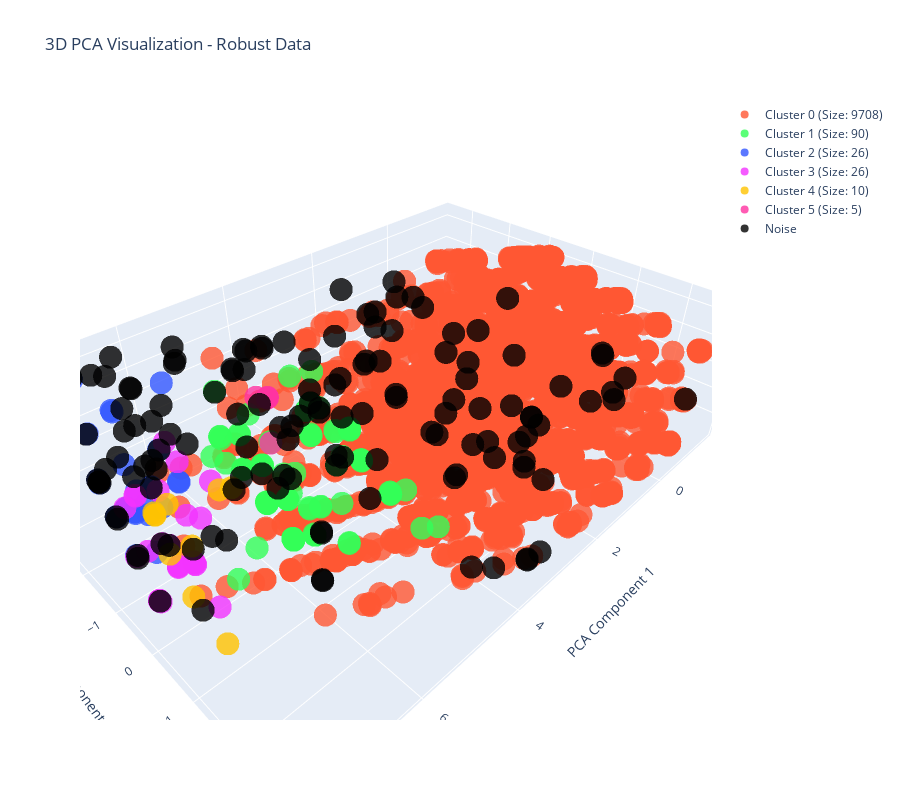

Source (notebook cell):
### Markdown cell above
### Model

### Code cell
from sklearn.decomposition import PCA
from sklearn.metrics import silhouette_score
import matplotlib.pyplot as plt
from sklearn.cluster import DBSCAN
import plotly.graph_objs as go
import numpy as np

def visualize_best_dbscan_clusters_optimized_pca(dbscan_best_data, dbscan_best_eps, dbscan_best_min_samples, dbscan_best_title):
    # Perform DBSCAN with the best parameters
    dbscan_model = DBSCAN(eps=dbscan_best_eps, min_samples=dbscan_best_min_samples)
    dbscan_labels = dbscan_model.fit_predict(dbscan_best_data)
    
    # Filter out noise points for silhouette score calculation
    dbscan_filtered_data = dbscan_best_data[dbscan_labels != -1]
    dbscan_filtered_labels = dbscan_labels[dbscan_labels != -1]

    # Calculate additional metrics
    dbscan_n_clusters = len(set(dbscan_labels)) - (1 if -1 in dbscan_labels else 0)
    dbscan_n_noise = np.sum(dbscan_labels == -1)
    dbscan_cluster_sizes = {label: np.sum(dbscan_labels == label) for label in set(dbscan_labels) if label != -1}
    if dbscan_n_clusters > 1:
        dbscan_silhouette_avg = silhouette_score(dbscan_filtered_data, dbscan_filtered_labels)
    else:
        dbscan_silhouette_avg = "Not applicable"

    # Apply PCA to retain 85% of variance
    dbscan_pca = PCA(n_components=0.85)
    dbscan_pca_data = dbscan_pca.fit_transform(dbscan_best_data)
    
    # Split PCA into 2D and 3D data for visualization
    dbscan_pca_2d_data = dbscan_pca_data[:, :2]
    dbscan_pca_3d_data = dbscan_pca_data[:, :3] if dbscan_pca_data.shape[1] >= 3 else None

    # Plot 2D visualization
    plt.figure(figsize=(10, 7))
    dbscan_unique_labels = set(dbscan_labels)
    
    # Define distinct colors for clusters
    dbscan_distinct_colors = ['#FF5733', '#33FF57', '#3357FF', '#F333FF', '#FFC300', '#FF33A1', '#33FFF0', '#A1FF33']
    for label in dbscan_unique_labels:
        if label == -1:
            # Black color for noise points
            color = "black"
            label_text = "Noise"
        else:
            color = dbscan_distinct_colors[label % len(dbscan_distinct_colors)]
            label_text = f"Cluster {label} (Size: {dbscan_cluster_sizes[label]})"
        
        plt.scatter(
            dbscan_pca_2d_data[dbscan_labels == label, 0], 
            dbscan_pca_2d_data[dbscan_labels == label, 1], 
            s=50, c=color, label=label_text, alpha=0.7
        )
    
    # Title with dataset name and best parameters
    plt.title(f"DBSCAN Clustering on {dbscan_best_title} (eps={dbscan_best_eps}, min_samples={dbscan_best_min_samples}) - PCA (85% Variance Retained)")
    plt.xlabel("PCA Component 1")
    plt.ylabel("PCA Component 2")
    plt.legend()
    plt.tight_layout()
    plt.show()

    # 3D Plot with Plotly (if available)
    if dbscan_pca_3d_data is not None:
        fig = go.Figure()

        for label in dbscan_unique_labels:
            if label == -1:
                color = "black"
                label_text = "Noise"
            else:
                color = dbscan_distinct_colors[label % len(dbscan_distinct_colors)]
                label_text = f"Cluster {label} (Size: {dbscan_cluster_sizes[label]})"
            
            fig.add_trace(go.Scatter3d(
                x=dbscan_pca_3d_data[dbscan_labels == label, 0],
                y=dbscan_pca_3d_data[dbscan_labels == label, 1],
                z=dbscan_pca_3d_data[dbscan_labels == label, 2],
                mode='markers',
                marker=dict(size=8, color=color, opacity=0.8),
                name=label_text
            ))

        fig.update_layout(
            scene=dict(
                xaxis_title="PCA Component 1",
                yaxis_title="PCA Component 2",
                zaxis_title="PCA Component 3"
            ),
            title=f"3D PCA Visualization - {dbscan_best_title}",
            height=800
        )
        fig.show()

    # Return the metrics
    return dbscan_silhouette_avg, dbscan_n_clusters, dbscan_n_noise, dbscan_cluster_sizes

# Call the function using the best configuration from optimization
dbscan_silhouette_avg, dbscan_num_clusters, dbscan_num_noise_points, dbscan_cluster_sizes = visualize_best_dbscan_clusters_optimized_pca(
    dbscan_best_data, dbscan_best_eps, dbscan_best_min_samples, dbscan_best_title
)

# Display metrics
print(f"Silhouette Score: {dbscan_silhouette_avg}")
print(f"Number of Clusters: {dbscan_num_clusters}")
print(f"Number of Noise Points: {dbscan_num_noise_points}")
print(f"Cluster Sizes: {dbscan_cluster_sizes}")

### Figure 1 — Plotly figure (JSON) as saved in the notebook; plotly's stock layout.template omitted (floating-point values rounded to 4 significant figures; data arrays with more than 128 entries replaced by an {"elided": "..."} marker saying what was removed)
{"data": [{"marker": {"color": "#FF5733", "opacity": 0.8, "size": 8}, "mode": "markers", "name": "Cluster 0 (Size: 9708)", "type": "scatter3d", "x": {"elided": "9708 float values"}, "y": {"elided": "9708 float values"}, "z": {"elided": "9708 float values"}}, {"marker": {"color": "#33FF57", "opacity": 0.8, "size": 8}, "mode": "markers", "name": "Cluster 1 (Size: 90)", "type": "scatter3d", "x": [3.786, 4.947, 5.562, 5.114, 5.114, 5.568, 3.735, 5.402, 5.111, 3.791, 3.569, 5.569, 3.185, 4.275, 5.564, 4.92, 3.74, 3.243, 4.572, 4.755, 5.399, 4.781, 4.95, 4.899, 3.734, 4.58, 5.565, 3.404, 4.909, 5.277, 3.185, 4.42, 5.564, 3.787, 6.64, 5.07, 3.903, 3.407, 5.232, 3.57, 3.573, 5.276, 3.683, 5.563, 5.565, 5.566, 4.742, 3.189, 4.944, 4.777, 5.4, 5.559, 3.738, 4.753, 4.911, 5.063, 5.566, 5.064, 4.452, 5.395, 5.061, 4.415, 5.498, 5.399, 5.233, 5.232, 3.185, 6.06, 5.565, 4.251, 4.741, 3.184, 3.518, 5.398, 5.565, 5.282, 5.107, 4.922, 5.273, 4.947, 3.95, 3.737, 5.399, 5.398, 4.899, 5.89, 5.229, 4.445, 3.24, 3.576], "y": [-1.829, -1.701, -0.1119, -0.8302, -0.8229, -0.1224, 0.1433, -0.9915, -0.8272, -1.841, -0.743, -0.1222, -1.476, -1.025, -0.1103, 0.4305, 0.1294, -2.493, -1.195, -0.4391, -0.9821, -2.579, -1.707, -0.4075, 0.1335, -1.311, -0.1149, -1.607, -0.5271, 0.0506, -1.465, -2.193, -0.1152, -1.829, -0.01113, -2.749, 1.011, -1.617, -1.862, -0.7377, -0.7458, 0.05409, 1.161, -0.1083, -0.1149, -0.1198, -1.405, -1.477, -1.696, -2.571, -0.9866, -0.04667, 0.1394, -0.4366, -0.5329, -2.679, -0.1205, -2.746, -0.2616, -0.986, -2.732, -2.185, -2.335, -0.9918, -1.863, -1.862, -1.474, -0.3675, -0.1177, -3.062, -0.3236, -1.465, 0.2749, -0.9902, -0.1151, 0.04045, -0.8166, 0.4354, 0.05141, -1.7, -0.956, 0.1379, -0.9896, -0.9851, -0.4088, -1.182, -1.863, -0.2079, -2.49, -0.7439], "z": [-0.5645, -0.4945, -0.6905, -0.5901, -0.6037, -0.6577, -0.7564, -0.5818, -0.5859, -0.5355, -0.6364, -0.6594, -0.5292, 1.364, -0.694, -0.8166, -0.7107, -0.4543, 1.335, -0.7329, -0.61, -0.4005, -0.4947, 1.254, -0.7257, -0.6626, -0.6686, -0.5681, -0.7498, -0.6751, -0.5718, -0.5592, -0.6862, -0.5677, -0.6371, -0.3981, -0.8111, -0.5384, -0.527, -0.6493, -0.6273, -0.6746, -0.8293, -0.6912, -0.6691, -0.6637, -0.6385, -0.5277, -0.5113, -0.4179, -0.6011, 0.2983, -0.74, -0.7526, -0.7234, 0.5869, -0.675, -0.3886, -0.7534, -0.6166, -0.4356, -0.5787, -0.3585, -0.5922, -0.5229, -0.5179, -0.5443, -0.6851, -0.6787, -0.4881, 1.266, -0.5612, -0.7114, -0.6071, -0.6791, -0.6506, -0.6098, -0.8296, -0.679, -0.5075, -0.6432, -0.7391, -0.5807, -0.6156, 1.247, 0.389, -0.5096, 0.2563, -0.464, -0.6167]}, {"marker": {"color": "#3357FF", "opacity": 0.8, "size": 8}, "mode": "markers", "name": "Cluster 2 (Size: 26)", "type": "scatter3d", "x": [7.058, 7.306, 6.555, 7.137, 7.056, 7.308, 7.046, 7.058, 6.705, 7.127, 7.222, 6.15, 5.997, 7.217, 7.142, 6.947, 6.161, 7.047, 6.757, 7.052, 7.458, 7.462, 7.123, 7.472, 6.555, 6.162], "y": [-2.115, -2.226, -2.538, -3.092, -2.114, -2.231, -1.986, -2.108, -1.927, -2.985, -1.23, -2.214, -3.211, -1.173, -3.109, -1.895, -2.33, -1.995, -2.638, -2.053, -1.269, -1.289, -3.019, -1.358, -2.538, -2.339], "z": [-0.4456, -0.4618, -0.502, -0.4106, -0.4463, -0.4552, 1.509, -0.4719, -0.4625, 1.612, -0.5617, 1.47, -0.4264, 0.4228, -0.3467, -0.4301, -0.5203, 1.533, -0.5266, 0.5311, 0.4488, 0.4298, 0.6173, -0.5345, -0.5046, -0.5086]}, {"marker": {"color": "#F333FF", "opacity": 0.8, "size": 8}, "mode": "markers", "name": "Cluster 3 (Size: 26)", "type": "scatter3d", "x": [7.63, 7.382, 6.884, 6.873, 7.469, 6.885, 6.808, 6.889, 7.636, 6.889, 7.095, 6.865, 7.641, 7.095, 6.889, 7.639, 7.051, 7.476, 7.793, 7.629, 7.387, 7.09, 6.331, 7.627, 6.88, 7.634], "y": [-0.4545, -0.2461, -0.7707, -0.6563, -1.296, -0.7791, 0.03169, -0.7844, -0.4719, -0.7818, -0.8909, -0.9347, -0.4771, -0.8881, -0.7843, -0.4757, 0.09497, -1.357, 0.5109, -0.3619, -0.3076, -0.8916, -1.457, -0.3627, -0.7173, -0.4186], "z": [-0.6662, 1.36, -0.73, 1.288, 0.4412, -0.7161, 1.333, -0.6953, -0.6676, -0.6893, -0.699, 1.454, -0.6525, -0.7139, -0.6763, -0.6421, -0.7989, -0.5569, 1.276, 1.366, 0.3698, -0.6977, -0.6217, 1.348, 0.2957, 0.3571]}, {"marker": {"color": "#FFC300", "opacity": 0.8, "size": 8}, "mode": "markers", "name": "Cluster 4 (Size: 10)", "type": "scatter3d", "x": [6.363, 6.877, 7.375, 7.117, 6.874, 7.202, 6.875, 7.037, 7.285, 6.218], "y": [-0.6351, -1.851, 0.7788, -1.024, -1.838, -0.037, -1.84, -0.9081, -0.1508, -0.5445], "z": [0.4953, -0.4088, -0.6775, -0.5237, -0.4533, 0.4144, -0.4447, 0.4797, -0.599, 0.5012]}, {"marker": {"color": "#FF33A1", "opacity": 0.8, "size": 8}, "mode": "markers", "name": "Cluster 5 (Size: 5)", "type": "scatter3d", "x": [4.412, 4.413, 4.408, 4.569, 4.414], "y": [-2.122, -2.122, -2.122, -2.22, -2.18], "z": [0.4071, 0.404, 0.4162, 0.4491, -0.583]}, {"marker": {"color": "black", "opacity": 0.8, "size": 8}, "mode": "markers", "name": "Noise", "type": "scatter3d", "x": {"elided": "135 float values"}, "y": {"elided": "135 float values"}, "z": {"elided": "135 float values"}}], "layout": {"height": 800, "scene": {"xaxis": {"title": {"text": "PCA Component 1"}}, "yaxis": {"title": {"text": "PCA Component 2"}}, "zaxis": {"title": {"text": "PCA Component 3"}}}, "title": {"text": "3D PCA Visualization - Robust Data"}}}
